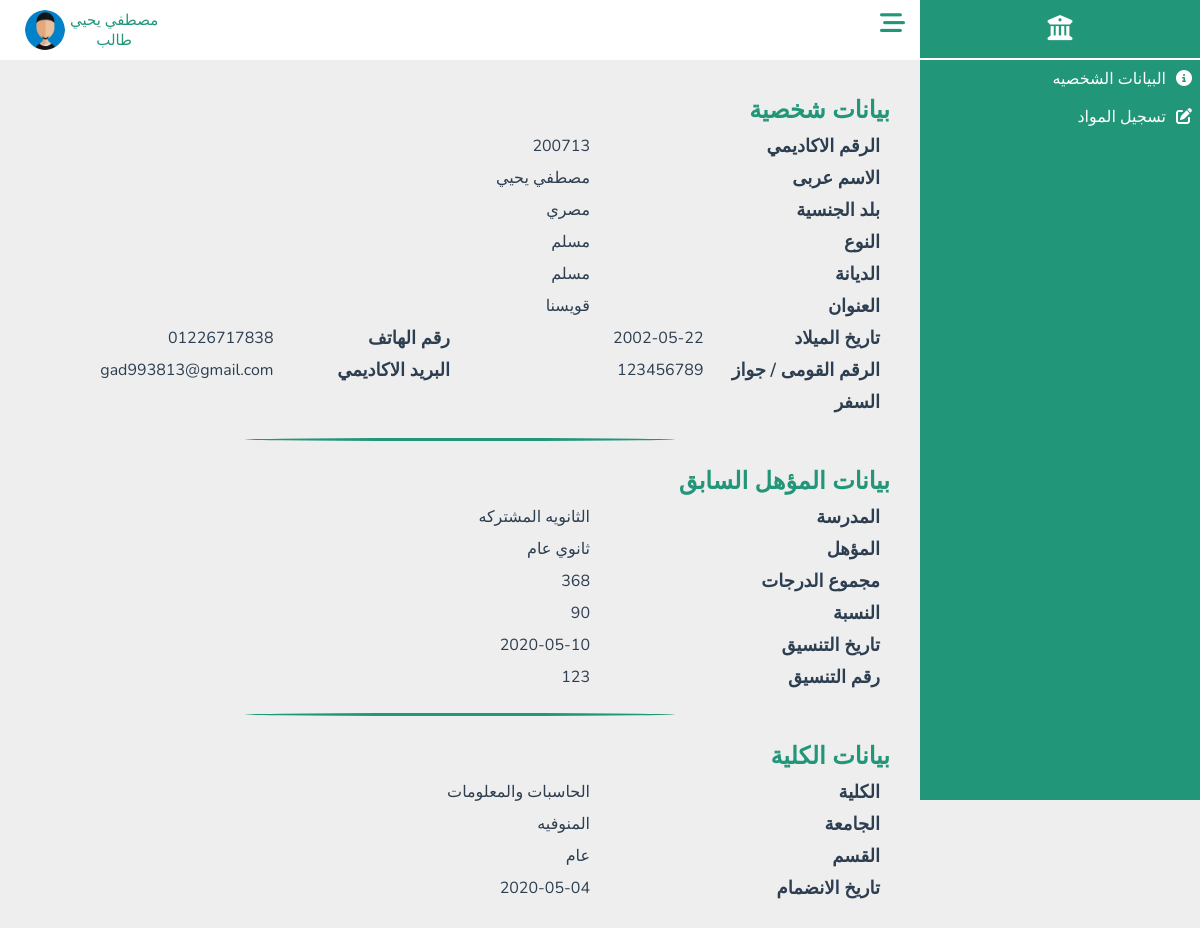
The app's page /Students/Student_info.php (signed in), older data.
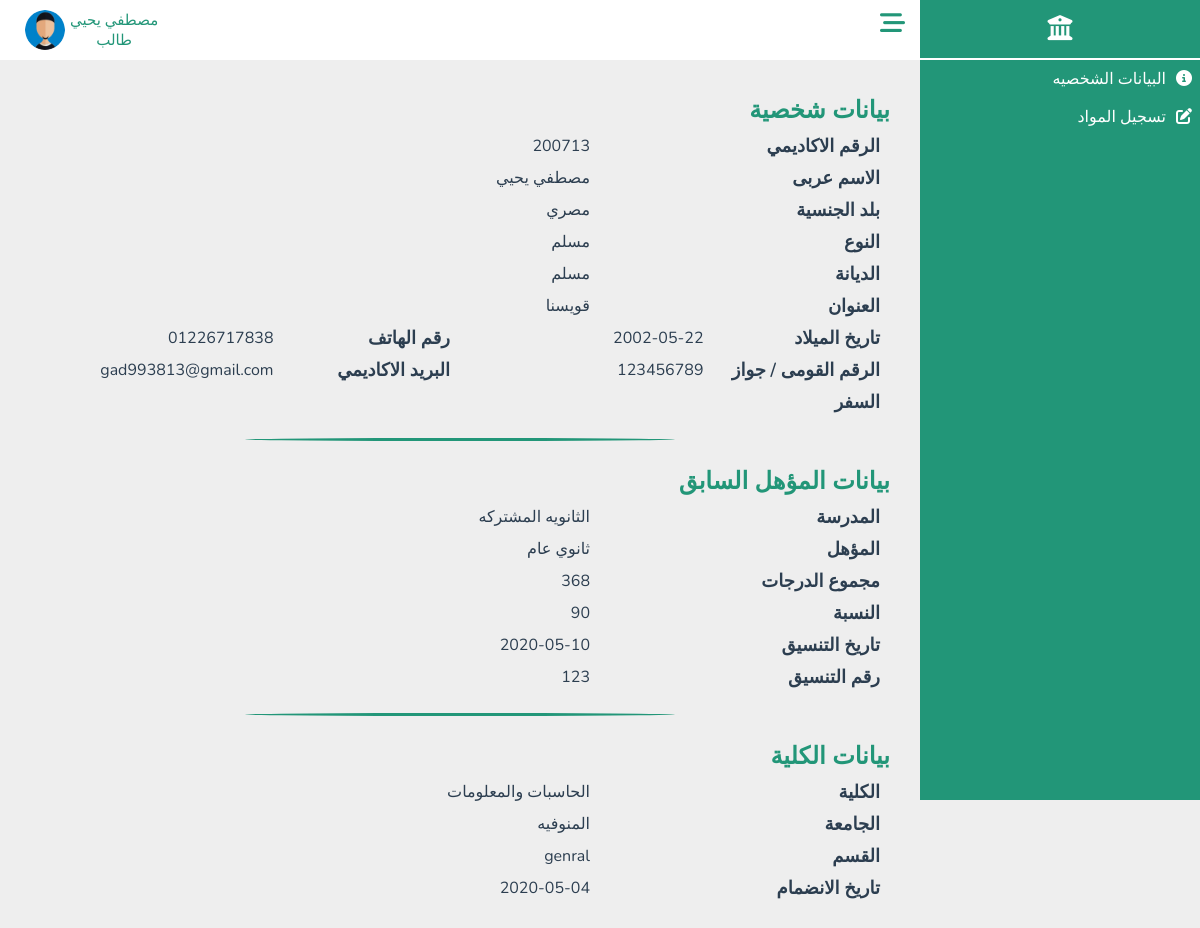
The same page, newer data.
### tables this page shows
CREATE TABLE `student` (
  `St_ID` int(30) NOT NULL,
  `Password` varchar(100) NOT NULL,
  `Image` varchar(100) NOT NULL DEFAULT 'profile.jpg',
  `Full_Name` varchar(100) DEFAULT NULL,
  `Gender` varchar(100) DEFAULT NULL,
  `Nationality` varchar(100) DEFAULT 'مصري',
  `Religion` varchar(100) DEFAULT NULL,
  `Address` varchar(100) DEFAULT NULL,
  `Date_Birth` date DEFAULT NULL,
  `National_ID` varchar(30) DEFAULT NULL,
  `Phone_Number` varchar(30) DEFAULT NULL,
  `Academic_Email` varchar(100) DEFAULT NULL,
  `School` varchar(100) DEFAULT NULL,
  `Qualification` varchar(100) DEFAULT 'ثانوي عام',
  `Total_Degree` double DEFAULT NULL,
  `Average` float DEFAULT NULL,
  `Date_Coordination` date DEFAULT NULL,
  `Number_Coordination` varchar(100) DEFAULT NULL,
  `Faculty` varchar(100) DEFAULT 'الحاسبات والمعلومات',
  `University` varchar(100) DEFAULT 'المنوفيه',
  `Department` varchar(100) DEFAULT 'عام',
  `Joining_Date` date DEFAULT NULL,
  `Job` varchar(100) NOT NULL DEFAULT 'طالب'
);

### Students/Student_info.php (the view, shortened to what this page needs)
<?php
include_once("../DataBase/database.php");
if ($con) {
    $ID = $_SESSION['student_id'];
    $sql = $con->query("SELECT * FROM `student` WHERE St_ID='$ID'");
    $data = $sql->fetch(PDO::FETCH_ASSOC);
}
?>
<html lang="en">
    <head>
        <link rel="stylesheet" href="../CssComponent/all.min.css">
        <link rel="stylesheet" href="../CssComponent/Info.css">
        <link rel="stylesheet" href="../CssComponent/Dashboard.css">
    </head>
    <body>
        <?php include_once("../Components/Dashboard.php") ?>
        <section class="section">
            <?php include_once("../Components/NavBar.php"); ?>
            <div class="container ">
                <div class="personal_info">
                    <h3>بيانات شخصية</h3>
                    <ul>
                        <li>
                            <b>الرقم الاكاديمي </b>
                            <p id="St_ID"><?php echo $data['St_ID'] ?></p>
                        </li>
                        <li>
                            <b>الاسم عربى</b>
                            <p id="Full_Name"><?php echo $data['Full_Name'] ?></p>
                        </li>
                        <li>
                            <b>بلد الجنسية</b>
                            <p id="Nationality"><?php echo $data['Nationality'] ?></p>
                        </li>
                        <li>
                            <b>النوع</b>
                            <p id="Gender"><?php echo $data['Religion'] ?></p>
                        </li>
                        <li>
                            <b>الديانة</b>
                            <p id="Religion"><?php echo $data['Religion'] ?></p>
                        </li>
                        <li>
                            <b>العنوان</b>
                            <p id="Address"><?php echo $data['Address'] ?></p>
                        </li>
                        <li>
                            <b>تاريخ الميلاد</b>
                            <p id="Date_of_Birth"><?php echo $data['Date_Birth'] ?></p>
                            <b>رقم الهاتف</b>
                            <p id="Phone_Number"><?php echo $data['Phone_Number'] ?></p>
                        </li>
                        <li>
                            <b>الرقم القومى / جواز السفر </b>
                            <p id="National_ID"><?php echo $data['National_ID'] ?></p>
                            <b>البريد الاكاديمي</b>
                            <p id="Academic_Email"><?php echo $data['Academic_Email'] ?></p>
                        </li>
                    </ul>
                </div>
                <span class="line"></span>
                <div class="prev_qualification_info">
                    <h3>بيانات المؤهل السابق</h3>
                    <ul>
                        <li>
                            <b>المدرسة</b>
                            <p id="School"><?php echo $data['School'] ?></p>
                        </li>
                        <li>
                            <b>المؤهل</b>
                            <p id="Qualification"><?php echo $data['Qualification'] ?></p>
                        </li>
                        <li>
                            <b>مجموع الدرجات</b>
                            <p id="Total_Degree"><?php echo $data['Total_Degree'] ?></p>
                        </li>
                        <li>
                            <b>النسبة</b>
                            <p id="Average"><?php echo $data['Average'] ?></p>
                        </li>
                        <li>
                            <b>تاريخ التنسيق</b>
                            <p id="Date_of_Coordination"><?php echo $data['Date_Coordination'] ?></p>
                        </li>
                        <li>
                            <b>رقم التنسيق</b>
                            <p id="Number_of_Coordination"><?php echo $data['Number_Coordination'] ?></p>
                    </ul>
                </div>
                <span class="line"></span>
                <div class="Faculty_info">
                    <h3>بيانات الكلية</h3>
                    <ul>
                        <li>
                            <b>الكلية</b>
                            <p id="Faculty"><?php echo $data['Faculty'] ?></p>
                        </li>
                        <li>
                            <b>الجامعة</b>
                            <p id="University"><?php echo $data['University'] ?></p>
                        </li>
                        <li>
                            <b>القسم</b>
                            <p id="Department"><?php echo $data['Department'] ?></p>
                        </li>
                        <li>
                            <b>تاريخ الانضمام</b>
                            <p id="Joining_Date"><?php echo $data['Joining_Date'] ?></p>
                        </li>
                    </ul>
                </div>
            </div>
        </section>
    </body>
</html>

### Components/Dashboard.php (shortened to what this page needs)
<div class="side-bar">
    <div class="Side-bar-logo">
        <i class="fa-solid fa-building-columns"></i>
    </div>
    <?php if (isset($_SESSION['admin_id'])) { ?>
        <ul class="link">
            <li><a href="Admin_Info.php"><i class="fa-sharp fa-solid fa-circle-info"></i>البيانات الشخصية</a> </li>
        </ul>
        <ul class="link">
            <li class="menu">
                <i class="fa-solid fa-users"></i>اضافه اعضاء<span class="fa-solid fa-caret-down"></span>
            </li>
            <ul class="dropdown-menu1">
                <li><a href="AddAdmin.php"><i class="fa-sharp fa-solid fa-people-roof"></i>اضافه مسئول جديد</a></li>
                <li><a href="AddDoctor.php"><i class="fa-solid fa-user-doctor"></i>اضافه اعضاء هيئه تدريس</a></li>
                <li> <a href="AddStudent.php"><i class="fa-solid fa-graduation-cap"></i>اضافه طلاب</a></li>
            </ul>
        </ul>
        <ul class="link">
            <li class="menu">
                <i class="fa-solid fa-folder-open"></i>الاقسام <span class="fa-solid fa-caret-down"></span>
            </li>
            <ul class="dropdown-menu1">
                <li><a href="Department_Info.php"> <i class="fa-solid fa-folder-open"></i>الاقسام المتاحه</a></li>
                <li><a href="AddDepartment.php"> <i class="fa-solid fa-circle-plus"></i> انشاء قسم</a></li>
            </ul>
        </ul>
    <?php } elseif (isset($_SESSION['student_id'])) { ?>
        <ul class="link">
            <li><a href="Student_Info.php"><i class="fa-sharp fa-solid fa-circle-info"></i>البيانات الشخصيه</a></li>
         <li><a href="registration.php"><i class="fa-solid fa-pen-to-square"></i>تسجيل المواد </a></li>
        </ul>
    <?php  } ?>
</div>

### Components/NavBar.php (shortened to what this page needs)
<?php
include_once("../DataBase/database.php");
if ($con) {
   if (isset($_SESSION['admin_id'])) {
      $admin_id = $_SESSION['admin_id'];
      $q = $con->query("SELECT * FROM `admin` WHERE Ad_ID='$admin_id'");
      $d = $q->fetch(PDO::FETCH_ASSOC);
      $imgPath = "../Admins/images/";
      $profile = "../Admins/Admin_Info.php";
   } elseif (isset($_SESSION['doctor_id'])) {
      $doctor_id = $_SESSION['doctor_id'];
      $q = $con->query("SELECT * FROM `doctor` WHERE Doctor_ID='$doctor_id'");
      $d = $q->fetch(PDO::FETCH_ASSOC);
      $imgPath = "../Doctors/images/";
      $profile = "../Doctors/Doctor_info.php";
   } elseif (isset($_SESSION['student_id'])) {
      $student_id = $_SESSION['student_id'];
      $q = $con->query("SELECT * FROM `student` WHERE St_ID='$student_id'");
      $d = $q->fetch(PDO::FETCH_ASSOC);
      $imgPath = "../Students/images/";
   }
   $full_name = $d['Full_Name'];
   $job = $d['Job'];
   $img = $imgPath . $d['Image'];
}
?>
<div class="nav-bar1">
    <div class="icon">
        <i class="fa-solid fa-bars-staggered"></i>
    </div>
    <div class="profile">
        <div class="user">
            <p class="username"><?php echo  $full_name ?></p>
            <p class="job"><?php echo $job ?></p>
        </div>
        <div class="img">
            <img src=<?php echo $img ?> alt="error" height="30px" width="30px">
        </div>
    </div>
</div>

### CssComponent/Info.css (style rules this page uses)
.container { width: 100%; padding: 30px; display: flex; flex-direction: column; }
.container h3 { line-height: 40px; color: var(--main-color); font-size: 24px; }
.container ul li { display: flex; color: var(--black-color); line-height: 32px; }
.container ul li b { padding-right: 10px; font-weight: 600; font-size: 18px; width: 300px; color: var(--light-blue); }
.container ul li p { font-weight: 400; font-size: 16px; width: 400px; }
.container .line { width: 50%; height: 3px; background: var(--main-color); display: block; border-radius: 50%; margin: 20px auto; }

### CssComponent/Dashboard.css (style rules this page uses)
:root { --main-color: #229678; --red-color: #e74c3c; --orangen-color: #f39c12; --white-color: #fff; --black-color: #2c3e50; --ligth-color: #888; --ligth-background: #eee; --main-border: 1pxsolid rgba(0, 0, 0, 0.2); --main-trantision: 0.2s linear; --linear: #229678; }
* { font-family: "Nunito", sans-serif; margin: 0; padding: 0; box-sizing: border-box; outline: none; border: none; text-decoration: none; direction: rtl !important; }
a { text-decoration: none; }
body { background-color: var(--ligth-background) !important; }
.nav-bar1 { height: 60px; width: 100%; background-color: white; display: flex; justify-content: space-between; z-index: 1000; text-align: center; position: sticky; top: 0; left: 0; }
.nav-bar1 .profile, .nav-bar1 .icon { height: 100%; padding: 10px 15px; }
.nav-bar1 .icon { line-height: 40px; font-size: 25px; cursor: pointer; }
.nav-bar1 .icon i { cursor: pointer; color: var(--main-color); }
.nav-bar1 .profile { display: inline-flex; margin-left: 10px; }
.nav-bar1 .profile .user { margin-left: 5px; }
.nav-bar1 .profile .user p { color: var(--main-color); margin: 0 !important; font-size: 15px; }
.img > img { height: 100%; width: 100%; border-radius: 50%; }
.section { padding-right: 280px; }
.side-bar { height: 100vh; width: 280px; background-color: var(--linear); position: fixed; right: 0px; top: 0px; z-index: 1000; text-align: center; color: white; }
.side-bar .Side-bar-logo { width: 100%; height: 60px; color: white; padding:15px 0px; font-size: 25px; text-align: center; border-bottom: 2px solid white; }
.link { margin: 0 !important; text-align: initial; }
.link li { color: white; padding: 8px 8px; position: relative; }
.link li a { color: white; text-decoration: none; font-size: 16px; }
.link i { padding-left: 10px; }

Row changes from the older to the newer data that the page shows:
changed student "مصطفي يحيي": Department "عام" → "genral"
